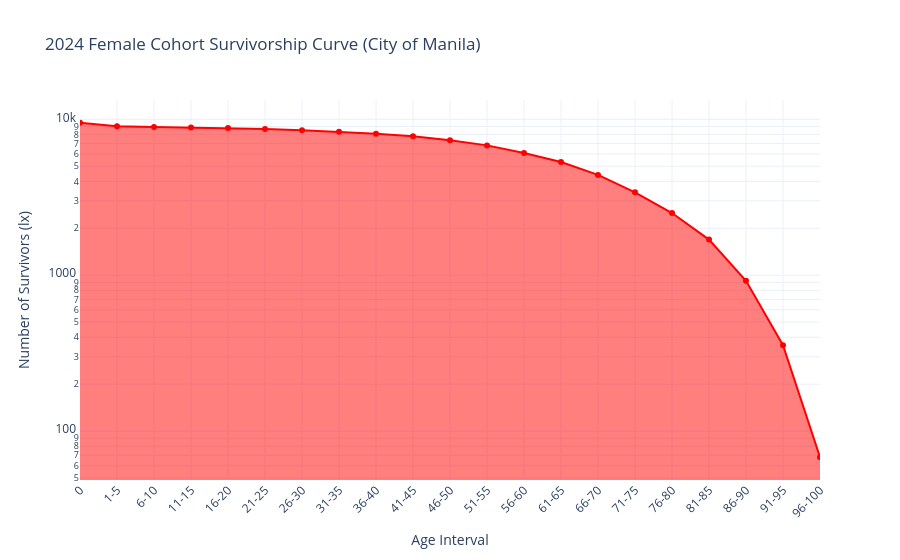

Source (notebook cell):
### Code cell
# We use the raw survivor count ('l_x_raw') for the Y-axis
fig = px.line(
    final_table_female,
    x='x',  # The age brackets (0, 1-5, 6-10...)
    y='l_x_raw',  # The remaining survivors out of your starting population
    title='2024 Female Cohort Survivorship Curve (City of Manila)',
    labels={
        'x': 'Age Interval',
        'l_x_raw': 'Number of Survivors (lx)'
    },
    log_y=True,
    markers=True  # Adds distinct dots to each data point
)

# Standard formatting to make it look professional
fig.update_traces(fill='tozeroy', line_color='red')
fig.update_layout(
    template="plotly_white",
    hovermode="x unified",
    xaxis_tickangle=-45  # Tilts the age labels so they don't overlap
)

fig.show()

### Figure 1 — Plotly figure (JSON) as saved in the notebook; plotly's stock layout.template omitted (floating-point values rounded to 4 significant figures)
{"data": [{"hovertemplate": "Age Interval=%{x}<br>Number of Survivors (lx)=%{y}<extra></extra>", "legendgroup": "", "line": {"color": "red", "dash": "solid"}, "marker": {"symbol": "circle"}, "mode": "lines+markers", "name": "", "orientation": "v", "showlegend": false, "x": ["0", "1-5", "6-10", "11-15", "16-20", "21-25", "26-30", "31-35", "36-40", "41-45", "46-50", "51-55", "56-60", "61-65", "66-70", "71-75", "76-80", "81-85", "86-90", "91-95", "96-100"], "xaxis": "x", "y": [9505, 9035, 8928, 8871, 8793, 8672, 8521, 8325, 8082, 7781, 7342, 6805, 6078, 5322, 4400, 3403, 2505, 1692, 922, 356, 68], "yaxis": "y", "type": "scatter", "fill": "tozeroy"}], "layout": {"xaxis": {"anchor": "y", "domain": [0.0, 1.0], "title": {"text": "Age Interval"}, "tickangle": -45}, "yaxis": {"anchor": "x", "domain": [0.0, 1.0], "title": {"text": "Number of Survivors (lx)"}, "type": "log"}, "legend": {"tracegroupgap": 0}, "title": {"text": "2024 Female Cohort Survivorship Curve (City of Manila)"}, "hovermode": "x unified"}}
